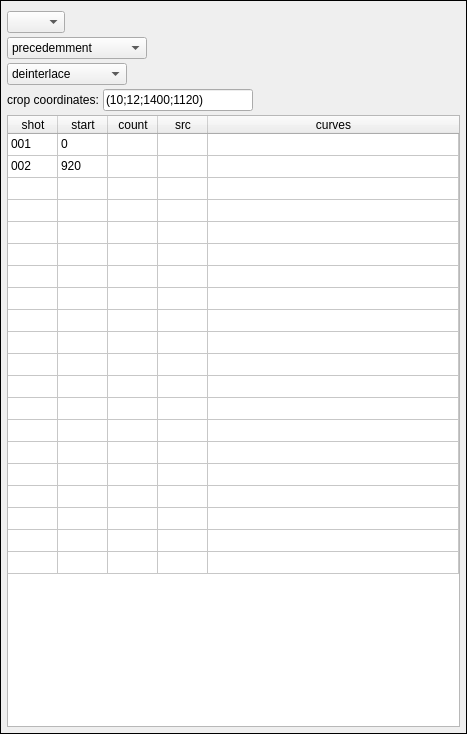
<?xml version="1.0" encoding="UTF-8"?>
<ui version="4.0">
 <class>widget_selection</class>
 <widget class="QWidget" name="widget_selection">
  <property name="geometry">
   <rect>
    <x>0</x>
    <y>0</y>
    <width>453</width>
    <height>734</height>
   </rect>
  </property>
  <property name="maximumSize">
   <size>
    <width>500</width>
    <height>16777215</height>
   </size>
  </property>
  <property name="windowTitle">
   <string>Form</string>
  </property>
  <layout class="QVBoxLayout" name="verticalLayout_2">
   <property name="spacing">
    <number>0</number>
   </property>
   <property name="leftMargin">
    <number>0</number>
   </property>
   <property name="topMargin">
    <number>0</number>
   </property>
   <property name="rightMargin">
    <number>0</number>
   </property>
   <property name="bottomMargin">
    <number>0</number>
   </property>
   <item>
    <widget class="QFrame" name="frame">
     <property name="frameShape">
      <enum>QFrame::Panel</enum>
     </property>
     <property name="frameShadow">
      <enum>QFrame::Plain</enum>
     </property>
     <layout class="QVBoxLayout" name="verticalLayout">
      <property name="spacing">
       <number>4</number>
      </property>
      <property name="leftMargin">
       <number>6</number>
      </property>
      <property name="topMargin">
       <number>6</number>
      </property>
      <property name="rightMargin">
       <number>6</number>
      </property>
      <property name="bottomMargin">
       <number>6</number>
      </property>
      <item>
       <widget class="Widget_app_controls" name="widget_app_controls" native="true"/>
      </item>
      <item>
       <widget class="QComboBox" name="comboBox_episode">
        <property name="sizePolicy">
         <sizepolicy hsizetype="Maximum" vsizetype="Fixed">
          <horstretch>0</horstretch>
          <verstretch>0</verstretch>
         </sizepolicy>
        </property>
        <item>
         <property name="text">
          <string/>
         </property>
        </item>
        <item>
         <property name="text">
          <string>ep01</string>
         </property>
        </item>
       </widget>
      </item>
      <item>
       <widget class="QComboBox" name="comboBox_part">
        <property name="sizePolicy">
         <sizepolicy hsizetype="Preferred" vsizetype="Fixed">
          <horstretch>0</horstretch>
          <verstretch>0</verstretch>
         </sizepolicy>
        </property>
        <property name="maximumSize">
         <size>
          <width>140</width>
          <height>16777215</height>
         </size>
        </property>
        <item>
         <property name="text">
          <string>precedemment</string>
         </property>
        </item>
        <item>
         <property name="text">
          <string>g_debut</string>
         </property>
        </item>
        <item>
         <property name="text">
          <string>episode</string>
         </property>
        </item>
        <item>
         <property name="text">
          <string>g_asuivre</string>
         </property>
        </item>
        <item>
         <property name="text">
          <string>asuivre</string>
         </property>
        </item>
        <item>
         <property name="text">
          <string>g_reportage</string>
         </property>
        </item>
        <item>
         <property name="text">
          <string>reportage</string>
         </property>
        </item>
        <item>
         <property name="text">
          <string>g_fin</string>
         </property>
        </item>
       </widget>
      </item>
      <item>
       <widget class="QComboBox" name="comboBox_step">
        <property name="sizePolicy">
         <sizepolicy hsizetype="Preferred" vsizetype="Fixed">
          <horstretch>0</horstretch>
          <verstretch>0</verstretch>
         </sizepolicy>
        </property>
        <property name="maximumSize">
         <size>
          <width>120</width>
          <height>16777215</height>
         </size>
        </property>
        <item>
         <property name="text">
          <string>deinterlace</string>
         </property>
        </item>
       </widget>
      </item>
      <item>
       <layout class="QHBoxLayout" name="horizontalLayout">
        <property name="bottomMargin">
         <number>0</number>
        </property>
        <item>
         <widget class="QLabel" name="label">
          <property name="text">
           <string>crop coordinates:</string>
          </property>
         </widget>
        </item>
        <item>
         <widget class="QLineEdit" name="lineEdit_crop_coordinates">
          <property name="maximumSize">
           <size>
            <width>150</width>
            <height>16777215</height>
           </size>
          </property>
          <property name="text">
           <string>(10;12;1400;1120)</string>
          </property>
          <property name="readOnly">
           <bool>true</bool>
          </property>
         </widget>
        </item>
        <item>
         <spacer name="horizontalSpacer">
          <property name="orientation">
           <enum>Qt::Horizontal</enum>
          </property>
          <property name="sizeHint" stdset="0">
           <size>
            <width>40</width>
            <height>20</height>
           </size>
          </property>
         </spacer>
        </item>
       </layout>
      </item>
      <item>
       <widget class="QTableWidget" name="tableWidget_shots">
        <property name="sizePolicy">
         <sizepolicy hsizetype="MinimumExpanding" vsizetype="Expanding">
          <horstretch>0</horstretch>
          <verstretch>0</verstretch>
         </sizepolicy>
        </property>
        <property name="minimumSize">
         <size>
          <width>0</width>
          <height>600</height>
         </size>
        </property>
        <property name="frameShape">
         <enum>QFrame::StyledPanel</enum>
        </property>
        <property name="frameShadow">
         <enum>QFrame::Sunken</enum>
        </property>
        <property name="horizontalScrollBarPolicy">
         <enum>Qt::ScrollBarAsNeeded</enum>
        </property>
        <property name="sizeAdjustPolicy">
         <enum>QAbstractScrollArea::AdjustToContentsOnFirstShow</enum>
        </property>
        <property name="editTriggers">
         <set>QAbstractItemView::SelectedClicked</set>
        </property>
        <property name="showDropIndicator" stdset="0">
         <bool>false</bool>
        </property>
        <property name="dragDropOverwriteMode">
         <bool>false</bool>
        </property>
        <property name="selectionMode">
         <enum>QAbstractItemView::ContiguousSelection</enum>
        </property>
        <property name="selectionBehavior">
         <enum>QAbstractItemView::SelectRows</enum>
        </property>
        <property name="showGrid">
         <bool>true</bool>
        </property>
        <property name="wordWrap">
         <bool>false</bool>
        </property>
        <property name="cornerButtonEnabled">
         <bool>false</bool>
        </property>
        <property name="rowCount">
         <number>20</number>
        </property>
        <property name="columnCount">
         <number>5</number>
        </property>
        <attribute name="horizontalHeaderVisible">
         <bool>true</bool>
        </attribute>
        <attribute name="horizontalHeaderMinimumSectionSize">
         <number>28</number>
        </attribute>
        <attribute name="horizontalHeaderDefaultSectionSize">
         <number>50</number>
        </attribute>
        <attribute name="horizontalHeaderStretchLastSection">
         <bool>true</bool>
        </attribute>
        <attribute name="verticalHeaderVisible">
         <bool>false</bool>
        </attribute>
        <attribute name="verticalHeaderMinimumSectionSize">
         <number>22</number>
        </attribute>
        <attribute name="verticalHeaderDefaultSectionSize">
         <number>22</number>
        </attribute>
        <attribute name="verticalHeaderHighlightSections">
         <bool>true</bool>
        </attribute>
        <attribute name="verticalHeaderShowSortIndicator" stdset="0">
         <bool>false</bool>
        </attribute>
        <attribute name="verticalHeaderStretchLastSection">
         <bool>false</bool>
        </attribute>
        <row>
         <property name="text">
          <string>001</string>
         </property>
        </row>
        <row>
         <property name="text">
          <string>002</string>
         </property>
        </row>
        <row/>
        <row/>
        <row/>
        <row/>
        <row/>
        <row/>
        <row/>
        <row/>
        <row/>
        <row/>
        <row/>
        <row/>
        <row/>
        <row/>
        <row/>
        <row/>
        <row/>
        <row/>
        <column>
         <property name="text">
          <string>shot</string>
         </property>
        </column>
        <column>
         <property name="text">
          <string>start</string>
         </property>
        </column>
        <column>
         <property name="text">
          <string>count</string>
         </property>
        </column>
        <column>
         <property name="text">
          <string>src</string>
         </property>
        </column>
        <column>
         <property name="text">
          <string>curves</string>
         </property>
        </column>
        <item row="0" column="0">
         <property name="text">
          <string>001</string>
         </property>
         <property name="flags">
          <set>ItemIsSelectable|ItemIsEnabled</set>
         </property>
        </item>
        <item row="0" column="1">
         <property name="text">
          <string>0</string>
         </property>
        </item>
        <item row="1" column="0">
         <property name="text">
          <string>002</string>
         </property>
        </item>
        <item row="1" column="1">
         <property name="text">
          <string>920</string>
         </property>
        </item>
       </widget>
      </item>
     </layout>
    </widget>
   </item>
  </layout>
 </widget>
 <customwidgets>
  <customwidget>
   <class>Widget_app_controls</class>
   <extends>QWidget</extends>
   <header location="global">common.widget_app_controls</header>
   <container>1</container>
  </customwidget>
 </customwidgets>
 <resources/>
 <connections/>
</ui>
